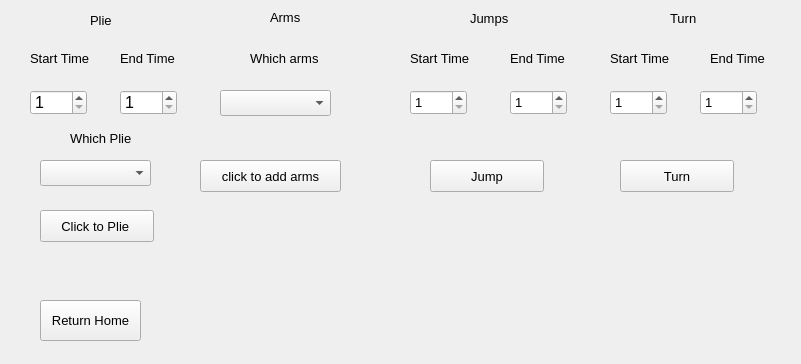
<?xml version="1.0" encoding="UTF-8"?>
<ui version="4.0">
 <class>Form</class>
 <widget class="QWidget" name="Form">
  <property name="geometry">
   <rect>
    <x>0</x>
    <y>0</y>
    <width>801</width>
    <height>364</height>
   </rect>
  </property>
  <property name="font">
   <font>
    <family>Arial</family>
    <pointsize>10</pointsize>
   </font>
  </property>
  <property name="windowTitle">
   <string>Form</string>
  </property>
  <widget class="QPushButton" name="homeBtn">
   <property name="geometry">
    <rect>
     <x>40</x>
     <y>300</y>
     <width>101</width>
     <height>41</height>
    </rect>
   </property>
   <property name="font">
    <font>
     <family>Arial</family>
     <pointsize>10</pointsize>
    </font>
   </property>
   <property name="text">
    <string>Return Home</string>
   </property>
  </widget>
  <widget class="QSpinBox" name="startTimeBox">
   <property name="geometry">
    <rect>
     <x>30</x>
     <y>90</y>
     <width>57</width>
     <height>25</height>
    </rect>
   </property>
   <property name="font">
    <font>
     <family>Arial</family>
     <pointsize>12</pointsize>
    </font>
   </property>
   <property name="minimum">
    <number>1</number>
   </property>
   <property name="maximum">
    <number>400</number>
   </property>
  </widget>
  <widget class="QSpinBox" name="endTimeBox">
   <property name="geometry">
    <rect>
     <x>120</x>
     <y>90</y>
     <width>57</width>
     <height>25</height>
    </rect>
   </property>
   <property name="font">
    <font>
     <family>Arial</family>
     <pointsize>12</pointsize>
    </font>
   </property>
   <property name="minimum">
    <number>1</number>
   </property>
   <property name="maximum">
    <number>400</number>
   </property>
  </widget>
  <widget class="QComboBox" name="plieBox">
   <property name="geometry">
    <rect>
     <x>40</x>
     <y>160</y>
     <width>111</width>
     <height>26</height>
    </rect>
   </property>
  </widget>
  <widget class="QLabel" name="startLabel">
   <property name="geometry">
    <rect>
     <x>30</x>
     <y>50</y>
     <width>71</width>
     <height>16</height>
    </rect>
   </property>
   <property name="font">
    <font>
     <family>Arial</family>
     <pointsize>10</pointsize>
    </font>
   </property>
   <property name="text">
    <string>Start Time</string>
   </property>
  </widget>
  <widget class="QLabel" name="endLabel">
   <property name="geometry">
    <rect>
     <x>120</x>
     <y>50</y>
     <width>62</width>
     <height>16</height>
    </rect>
   </property>
   <property name="font">
    <font>
     <family>Arial</family>
     <pointsize>10</pointsize>
    </font>
   </property>
   <property name="text">
    <string>End Time</string>
   </property>
  </widget>
  <widget class="QLabel" name="mainLabel">
   <property name="geometry">
    <rect>
     <x>90</x>
     <y>10</y>
     <width>31</width>
     <height>20</height>
    </rect>
   </property>
   <property name="font">
    <font>
     <family>Arial</family>
     <pointsize>10</pointsize>
    </font>
   </property>
   <property name="text">
    <string>Plie</string>
   </property>
  </widget>
  <widget class="QLabel" name="plieLabel">
   <property name="geometry">
    <rect>
     <x>70</x>
     <y>130</y>
     <width>71</width>
     <height>16</height>
    </rect>
   </property>
   <property name="font">
    <font>
     <family>Arial</family>
     <pointsize>10</pointsize>
    </font>
   </property>
   <property name="text">
    <string>Which Plie</string>
   </property>
  </widget>
  <widget class="QPushButton" name="plieBtn">
   <property name="geometry">
    <rect>
     <x>40</x>
     <y>210</y>
     <width>114</width>
     <height>32</height>
    </rect>
   </property>
   <property name="font">
    <font>
     <family>Arial</family>
     <pointsize>10</pointsize>
    </font>
   </property>
   <property name="text">
    <string>Click to Plie </string>
   </property>
  </widget>
  <widget class="QLabel" name="armLabel">
   <property name="geometry">
    <rect>
     <x>270</x>
     <y>10</y>
     <width>62</width>
     <height>16</height>
    </rect>
   </property>
   <property name="font">
    <font>
     <family>Arial</family>
     <pointsize>10</pointsize>
    </font>
   </property>
   <property name="text">
    <string>&lt;html&gt;&lt;head/&gt;&lt;body&gt;&lt;p&gt;Arms&lt;/p&gt;&lt;/body&gt;&lt;/html&gt;</string>
   </property>
  </widget>
  <widget class="QComboBox" name="armBox">
   <property name="geometry">
    <rect>
     <x>220</x>
     <y>90</y>
     <width>111</width>
     <height>26</height>
    </rect>
   </property>
  </widget>
  <widget class="QPushButton" name="armBtn">
   <property name="geometry">
    <rect>
     <x>200</x>
     <y>160</y>
     <width>141</width>
     <height>32</height>
    </rect>
   </property>
   <property name="font">
    <font>
     <family>Arial</family>
     <pointsize>10</pointsize>
    </font>
   </property>
   <property name="text">
    <string>click to add arms</string>
   </property>
  </widget>
  <widget class="QPushButton" name="jumpBtn">
   <property name="geometry">
    <rect>
     <x>430</x>
     <y>160</y>
     <width>114</width>
     <height>32</height>
    </rect>
   </property>
   <property name="font">
    <font>
     <family>Arial</family>
     <pointsize>10</pointsize>
    </font>
   </property>
   <property name="text">
    <string>Jump</string>
   </property>
  </widget>
  <widget class="QSpinBox" name="startTimeBox_2">
   <property name="geometry">
    <rect>
     <x>410</x>
     <y>90</y>
     <width>57</width>
     <height>25</height>
    </rect>
   </property>
   <property name="minimum">
    <number>1</number>
   </property>
   <property name="maximum">
    <number>400</number>
   </property>
   <property name="value">
    <number>1</number>
   </property>
  </widget>
  <widget class="QSpinBox" name="endTimeBox_2">
   <property name="geometry">
    <rect>
     <x>510</x>
     <y>90</y>
     <width>57</width>
     <height>25</height>
    </rect>
   </property>
   <property name="minimum">
    <number>1</number>
   </property>
   <property name="maximum">
    <number>400</number>
   </property>
   <property name="value">
    <number>1</number>
   </property>
  </widget>
  <widget class="QLabel" name="label">
   <property name="geometry">
    <rect>
     <x>250</x>
     <y>50</y>
     <width>71</width>
     <height>16</height>
    </rect>
   </property>
   <property name="font">
    <font>
     <family>Arial</family>
     <pointsize>10</pointsize>
     <weight>50</weight>
     <bold>false</bold>
    </font>
   </property>
   <property name="text">
    <string>Which arms</string>
   </property>
  </widget>
  <widget class="QLabel" name="label_2">
   <property name="geometry">
    <rect>
     <x>470</x>
     <y>10</y>
     <width>62</width>
     <height>16</height>
    </rect>
   </property>
   <property name="font">
    <font>
     <family>Arial</family>
     <pointsize>10</pointsize>
    </font>
   </property>
   <property name="text">
    <string>Jumps</string>
   </property>
  </widget>
  <widget class="QLabel" name="startLabel_2">
   <property name="geometry">
    <rect>
     <x>410</x>
     <y>50</y>
     <width>71</width>
     <height>16</height>
    </rect>
   </property>
   <property name="font">
    <font>
     <family>Arial</family>
     <pointsize>10</pointsize>
    </font>
   </property>
   <property name="text">
    <string>Start Time</string>
   </property>
  </widget>
  <widget class="QLabel" name="endLabel_2">
   <property name="geometry">
    <rect>
     <x>510</x>
     <y>50</y>
     <width>62</width>
     <height>16</height>
    </rect>
   </property>
   <property name="font">
    <font>
     <family>Arial</family>
     <pointsize>10</pointsize>
    </font>
   </property>
   <property name="text">
    <string>End Time</string>
   </property>
  </widget>
  <widget class="QPushButton" name="turnBtn">
   <property name="geometry">
    <rect>
     <x>620</x>
     <y>160</y>
     <width>114</width>
     <height>32</height>
    </rect>
   </property>
   <property name="font">
    <font>
     <family>Arial</family>
     <pointsize>10</pointsize>
    </font>
   </property>
   <property name="text">
    <string>Turn</string>
   </property>
  </widget>
  <widget class="QSpinBox" name="startTimeBox_3">
   <property name="geometry">
    <rect>
     <x>610</x>
     <y>90</y>
     <width>57</width>
     <height>25</height>
    </rect>
   </property>
   <property name="minimum">
    <number>1</number>
   </property>
   <property name="maximum">
    <number>400</number>
   </property>
   <property name="value">
    <number>1</number>
   </property>
  </widget>
  <widget class="QSpinBox" name="endTimeBox_3">
   <property name="geometry">
    <rect>
     <x>700</x>
     <y>90</y>
     <width>57</width>
     <height>25</height>
    </rect>
   </property>
   <property name="minimum">
    <number>1</number>
   </property>
   <property name="maximum">
    <number>400</number>
   </property>
   <property name="value">
    <number>1</number>
   </property>
  </widget>
  <widget class="QLabel" name="startLabel_3">
   <property name="geometry">
    <rect>
     <x>610</x>
     <y>50</y>
     <width>71</width>
     <height>16</height>
    </rect>
   </property>
   <property name="font">
    <font>
     <family>Arial</family>
     <pointsize>10</pointsize>
    </font>
   </property>
   <property name="text">
    <string>Start Time</string>
   </property>
  </widget>
  <widget class="QLabel" name="endLabel_3">
   <property name="geometry">
    <rect>
     <x>710</x>
     <y>50</y>
     <width>62</width>
     <height>16</height>
    </rect>
   </property>
   <property name="font">
    <font>
     <family>Arial</family>
     <pointsize>10</pointsize>
    </font>
   </property>
   <property name="text">
    <string>End Time</string>
   </property>
  </widget>
  <widget class="QLabel" name="label_3">
   <property name="geometry">
    <rect>
     <x>670</x>
     <y>10</y>
     <width>62</width>
     <height>16</height>
    </rect>
   </property>
   <property name="font">
    <font>
     <family>Arial</family>
     <pointsize>10</pointsize>
    </font>
   </property>
   <property name="text">
    <string>Turn</string>
   </property>
  </widget>
 </widget>
 <resources/>
 <connections/>
</ui>
